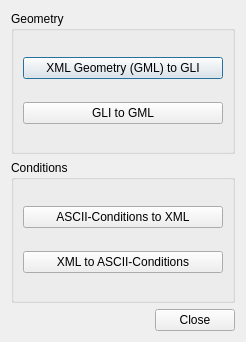
<?xml version="1.0" encoding="UTF-8"?>
<ui version="4.0">
 <class>OGSFileConverter</class>
 <widget class="QDialog" name="OGSFileConverter">
  <property name="geometry">
   <rect>
    <x>0</x>
    <y>0</y>
    <width>246</width>
    <height>342</height>
   </rect>
  </property>
  <property name="windowTitle">
   <string>OGS File Converter</string>
  </property>
  <layout class="QGridLayout" name="gridLayout">
   <item row="0" column="0" colspan="2">
    <widget class="QGroupBox" name="geometryBox">
     <property name="title">
      <string>Geometry</string>
     </property>
     <layout class="QVBoxLayout" name="verticalLayout">
      <item>
       <widget class="QPushButton" name="gml2gliButton">
        <property name="text">
         <string>XML Geometry (GML) to GLI</string>
        </property>
       </widget>
      </item>
      <item>
       <widget class="QPushButton" name="gli2gmlButton">
        <property name="text">
         <string>GLI to GML</string>
        </property>
       </widget>
      </item>
     </layout>
    </widget>
   </item>
   <item row="2" column="1">
    <widget class="QPushButton" name="closeDialogButton">
     <property name="text">
      <string>Close</string>
     </property>
    </widget>
   </item>
   <item row="2" column="0">
    <spacer name="horizontalSpacer">
     <property name="orientation">
      <enum>Qt::Horizontal</enum>
     </property>
     <property name="sizeHint" stdset="0">
      <size>
       <width>40</width>
       <height>20</height>
      </size>
     </property>
    </spacer>
   </item>
   <item row="1" column="0" colspan="2">
    <widget class="QGroupBox" name="conditionBox">
     <property name="title">
      <string>Conditions</string>
     </property>
     <layout class="QVBoxLayout" name="verticalLayout_2">
      <item>
       <widget class="QPushButton" name="bc2cndButton">
        <property name="text">
         <string>ASCII-Conditions to XML</string>
        </property>
       </widget>
      </item>
      <item>
       <widget class="QPushButton" name="cnd2bcButton">
        <property name="text">
         <string>XML to ASCII-Conditions</string>
        </property>
       </widget>
      </item>
     </layout>
    </widget>
   </item>
  </layout>
 </widget>
 <resources/>
 <connections/>
</ui>
